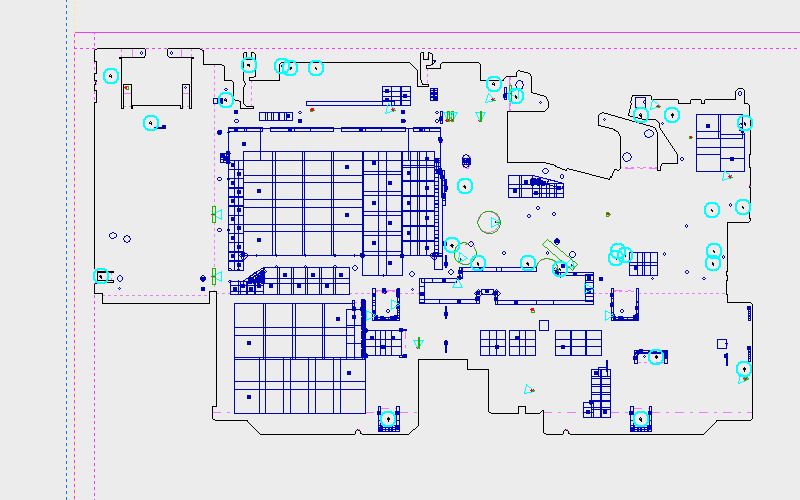
#> input picture Image 1.PNG, 800 x 500 px, found by its file name
$ python imagediff.py   (older library calls are emulated)
#> lines starting #> are read from the running program, lines starting #| are printed output that depends on the picture; after the words box and inside, x2 and y2 are one past the last pixel; in counts of white or black regions, pixels touching at a corner belong together; long printed decimals are rounded
from skimage.measure import compare_ssim
import cv2
import numpy as np

before = cv2.imread('Image 1.png')
#> before is the input picture: shape (500, 800, 3); mean B, G, R 231.3, 223.4, 221.7
after = cv2.imread('Image 2.png')
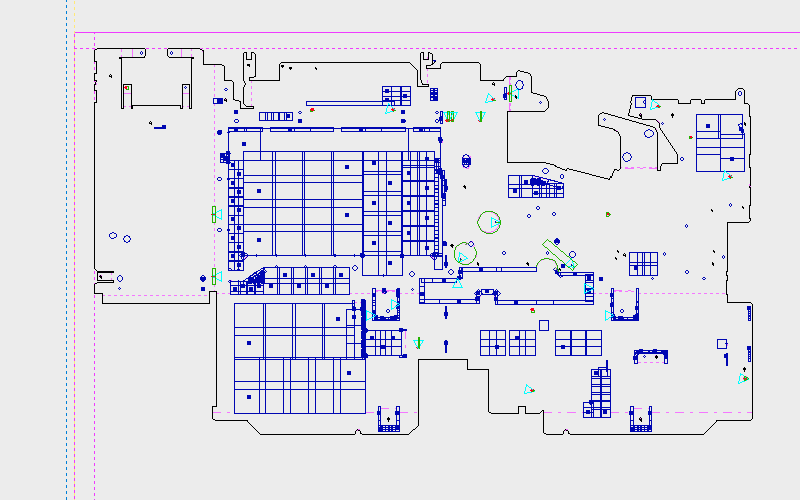
#> input picture Image 2.PNG, 800 x 500 px, found by its file name
#> after is the input picture: shape (500, 800, 3); mean B, G, R 231.1, 223.1, 223.1

# Convert images to grayscale
before_gray = cv2.cvtColor(before, cv2.COLOR_BGR2GRAY)
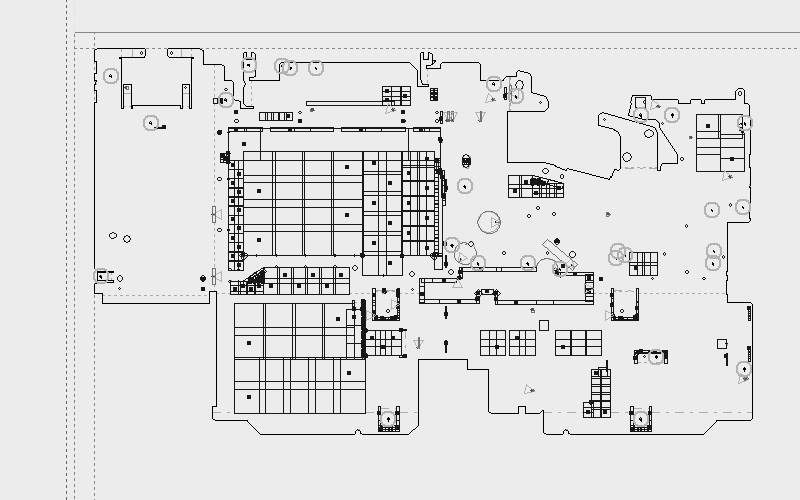
#> before_gray: shape (500, 800); min 0, max 236, mean 223.8
after_gray = cv2.cvtColor(after, cv2.COLOR_BGR2GRAY)

# Compute SSIM between two images
(score, diff) = compare_ssim(before_gray, after_gray, full=True)
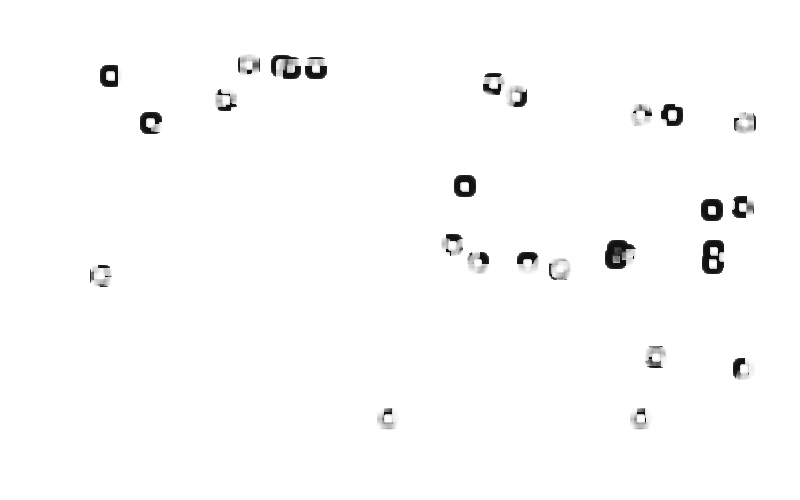
#> diff: shape (500, 800) float64; min 0.0654, max 1, mean 0.987
#> score = 0.987
print("Image similarity", score)
#| Image similarity 0.9865

diff = (diff * 255).astype("uint8")

thresh = cv2.threshold(diff, 0, 255, cv2.THRESH_BINARY_INV | cv2.THRESH_OTSU)[1]
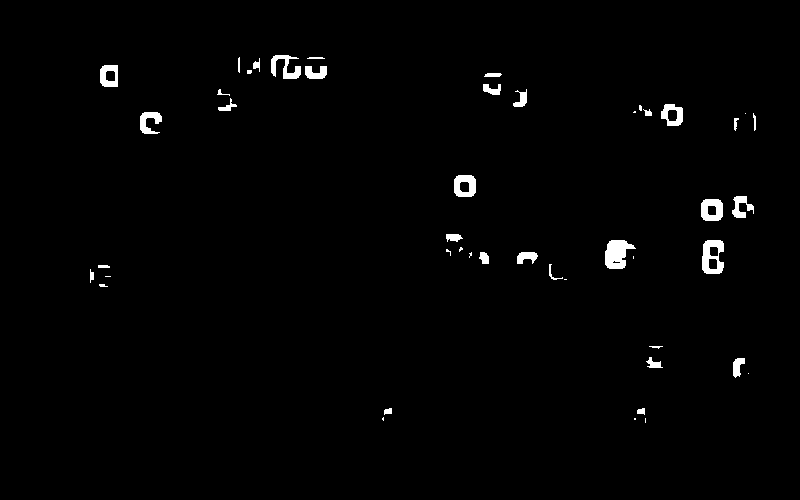
#> thresh: shape (500, 800); 1.3% white; 47 white regions (14 under 20 px)
contours = cv2.findContours(thresh.copy(), cv2.RETR_EXTERNAL, cv2.CHAIN_APPROX_SIMPLE)
#> contours = 47 contours, 20 with area under 20; largest, box (x1, y1, x2, y2) and area: (702, 240, 724, 274) 598, (605, 240, 636, 269) 547, (701, 199, 723, 221) 411, (454, 175, 476, 197) 411, (661, 104, 683, 126) 351
contours = contours[0] if len(contours) == 2 else contours[1]

mask = np.zeros(before.shape, dtype='uint8')
filled_after = after.copy()

for c in contours:
    area = cv2.contourArea(c)
    if area > 40:
        x,y,w,h = cv2.boundingRect(c)
        cv2.drawContours(mask, [c], 0, (0,255,0), -1)
        cv2.drawContours(filled_after, [c], 0, (0,255,0), -1)
#> this loop made 47 passes
#> (area, x, y, w, h) on passes 7, 8, 17, 18, 22, 23, 24, 25, 26, 27, 31, 35: (128, 733, 358, 12, 20), (72.5, 646, 357, 17, 11), (145, 517, 252, 21, 12), (74, 479, 252, 10, 12), (598, 702, 240, 22, 34), (547, 605, 240, 31, 29), (78, 446, 234, 17, 8), (411, 701, 199, 22, 22), (200.5, 732, 196, 22, 22), (411, 454, 175, 22, 22), (237.5, 140, 112, 22, 22), (351, 661, 104, 22, 22)
#> area on passes 4, 5, 13, 14, 15, 28: 30.5, 30.5, 22, 20.5, 22.5, 22.5
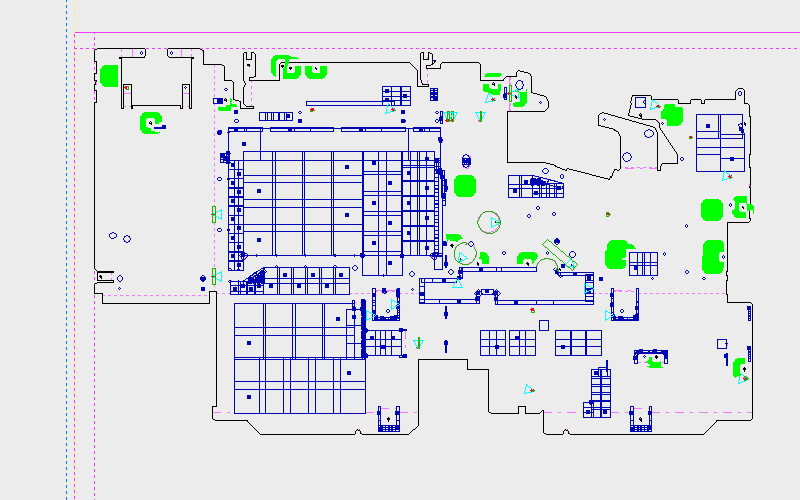
#> filled_after: shape (500, 800, 3); 1.27% of pixels changed, all inside (x1, y1, x2, y2) = (100, 55, 754, 378)

cv2.imshow('diff',diff)
cv2.imshow('mask',mask)
cv2.waitKey(0)
cv2.imwrite("output.png",mask)
cv2.imwrite("output2.png",diff)
